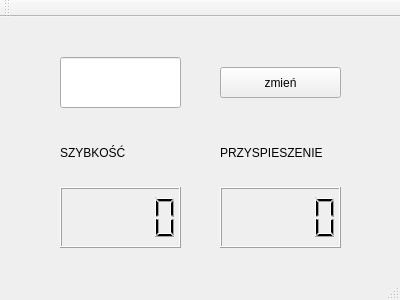
<?xml version="1.0" encoding="UTF-8"?>
<ui version="4.0">
 <class>MainWindow</class>
 <widget class="QMainWindow" name="MainWindow">
  <property name="geometry">
   <rect>
    <x>0</x>
    <y>0</y>
    <width>400</width>
    <height>300</height>
   </rect>
  </property>
  <property name="windowTitle">
   <string>MainWindow</string>
  </property>
  <widget class="QWidget" name="centralWidget">
   <widget class="QLCDNumber" name="AccLCD">
    <property name="geometry">
     <rect>
      <x>220</x>
      <y>170</y>
      <width>121</width>
      <height>61</height>
     </rect>
    </property>
   </widget>
   <widget class="QLCDNumber" name="SpeedLCD">
    <property name="geometry">
     <rect>
      <x>60</x>
      <y>170</y>
      <width>121</width>
      <height>61</height>
     </rect>
    </property>
   </widget>
   <widget class="QPushButton" name="pushButton">
    <property name="geometry">
     <rect>
      <x>220</x>
      <y>50</y>
      <width>121</width>
      <height>31</height>
     </rect>
    </property>
    <property name="text">
     <string>zmień</string>
    </property>
   </widget>
   <widget class="QLabel" name="label">
    <property name="geometry">
     <rect>
      <x>220</x>
      <y>120</y>
      <width>131</width>
      <height>31</height>
     </rect>
    </property>
    <property name="text">
     <string>PRZYSPIESZENIE</string>
    </property>
   </widget>
   <widget class="QLabel" name="label_2">
    <property name="geometry">
     <rect>
      <x>60</x>
      <y>120</y>
      <width>121</width>
      <height>31</height>
     </rect>
    </property>
    <property name="text">
     <string>SZYBKOŚĆ</string>
    </property>
   </widget>
   <widget class="QLineEdit" name="numberEntered">
    <property name="geometry">
     <rect>
      <x>60</x>
      <y>40</y>
      <width>121</width>
      <height>51</height>
     </rect>
    </property>
   </widget>
  </widget>
  <widget class="QMenuBar" name="menuBar">
   <property name="geometry">
    <rect>
     <x>0</x>
     <y>0</y>
     <width>400</width>
     <height>24</height>
    </rect>
   </property>
  </widget>
  <widget class="QToolBar" name="mainToolBar">
   <attribute name="toolBarArea">
    <enum>TopToolBarArea</enum>
   </attribute>
   <attribute name="toolBarBreak">
    <bool>false</bool>
   </attribute>
  </widget>
  <widget class="QStatusBar" name="statusBar"/>
 </widget>
 <layoutdefault spacing="6" margin="11"/>
 <resources/>
 <connections/>
</ui>
